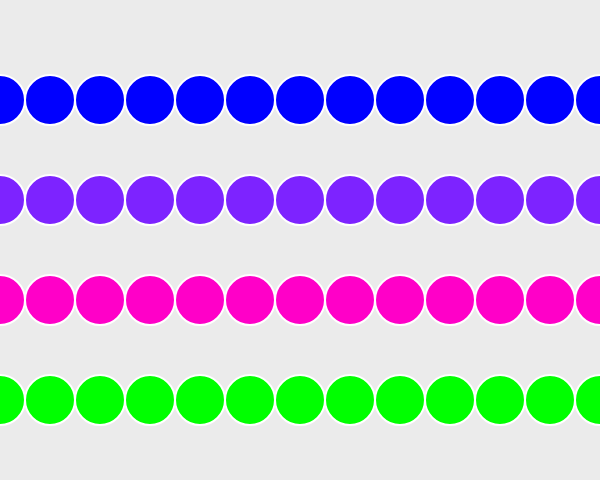
Frame 1 (no input)
Frame 60 (no input): identical to frame 1, image omitted
Frame 120 (the mouse pressed at the canvas centre since frame 60): identical to frame 1, image omitted

The p5.js sketch that drew this single still picture (run headless with seeded random() and noise() and a simulated clock; from frame 60 on, the mouse is pressed at the canvas centre):

// p5.js sketch
// ── sketch.js
function setup() {
  createCanvas(600, 480);
}
 
function draw() {
  background(235);
  strokeWeight(2);
  stroke(255);
   
  var x = 0;
  while (x <= width) {
    fill(125, 35, 255);
    ellipse(x, 200, 50, 50);
    x = x + 50;
  }
  
  for (x = 0; x <= width; x += 50){// added another line of ellipse to the while function
    fill(0, 0, 255);
    ellipse(x, 100, 50, 50)
  }
   
  for (x = 0; x <= width; x += 50) {
    fill(255, 0, 200);
    ellipse(x, 300, 50, 50);
  }
  for (x = 0; x <= width; x += 50){//
    fill(0, 255, 0);
    ellipse(x, 400, 50, 50)
  }
}
